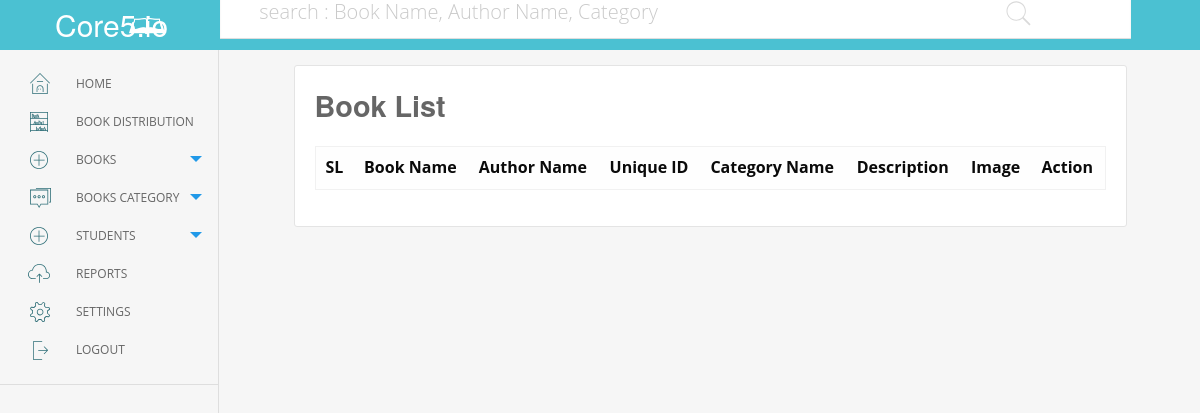
Before: /book_list/ with the older database file.
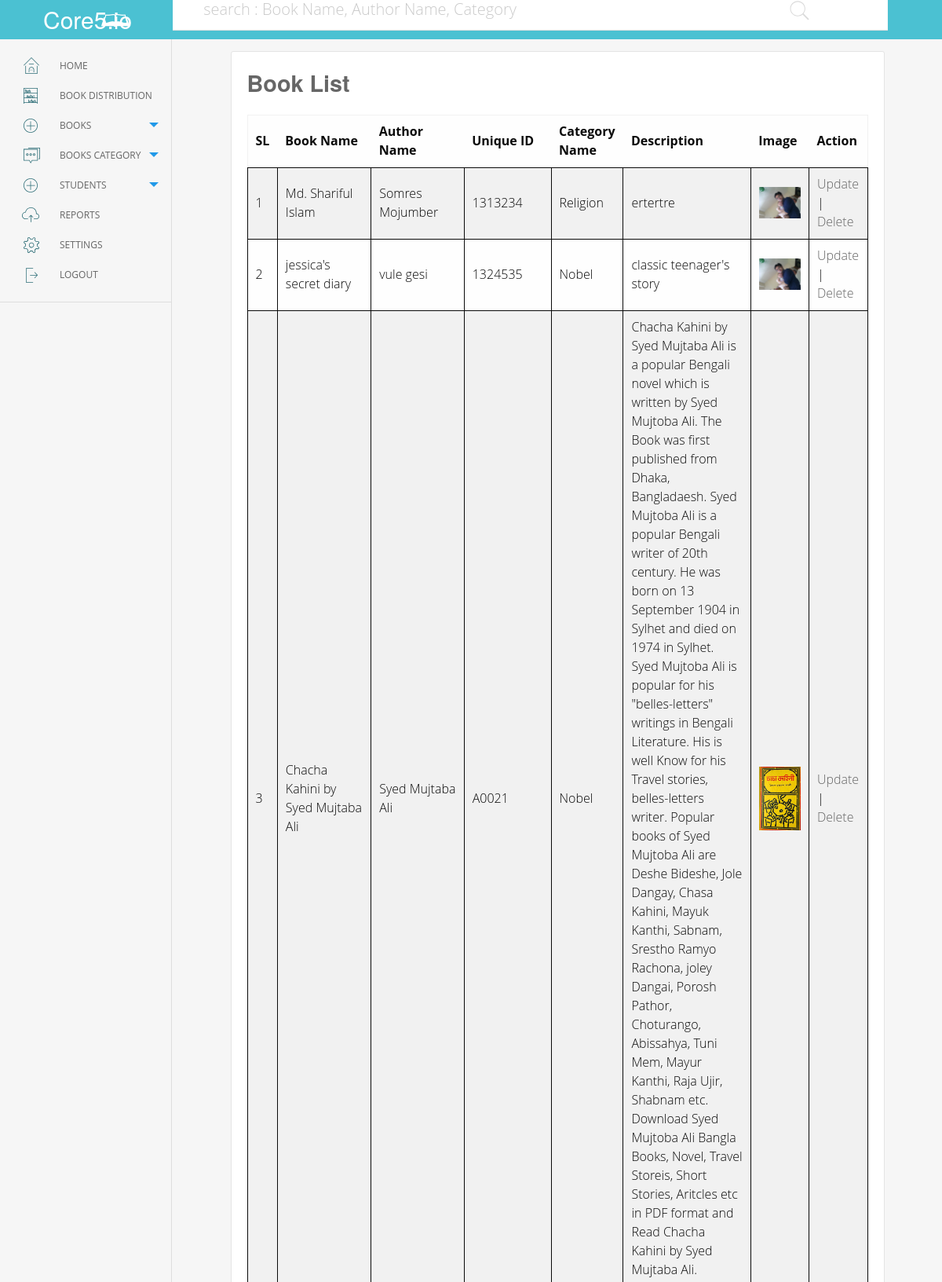
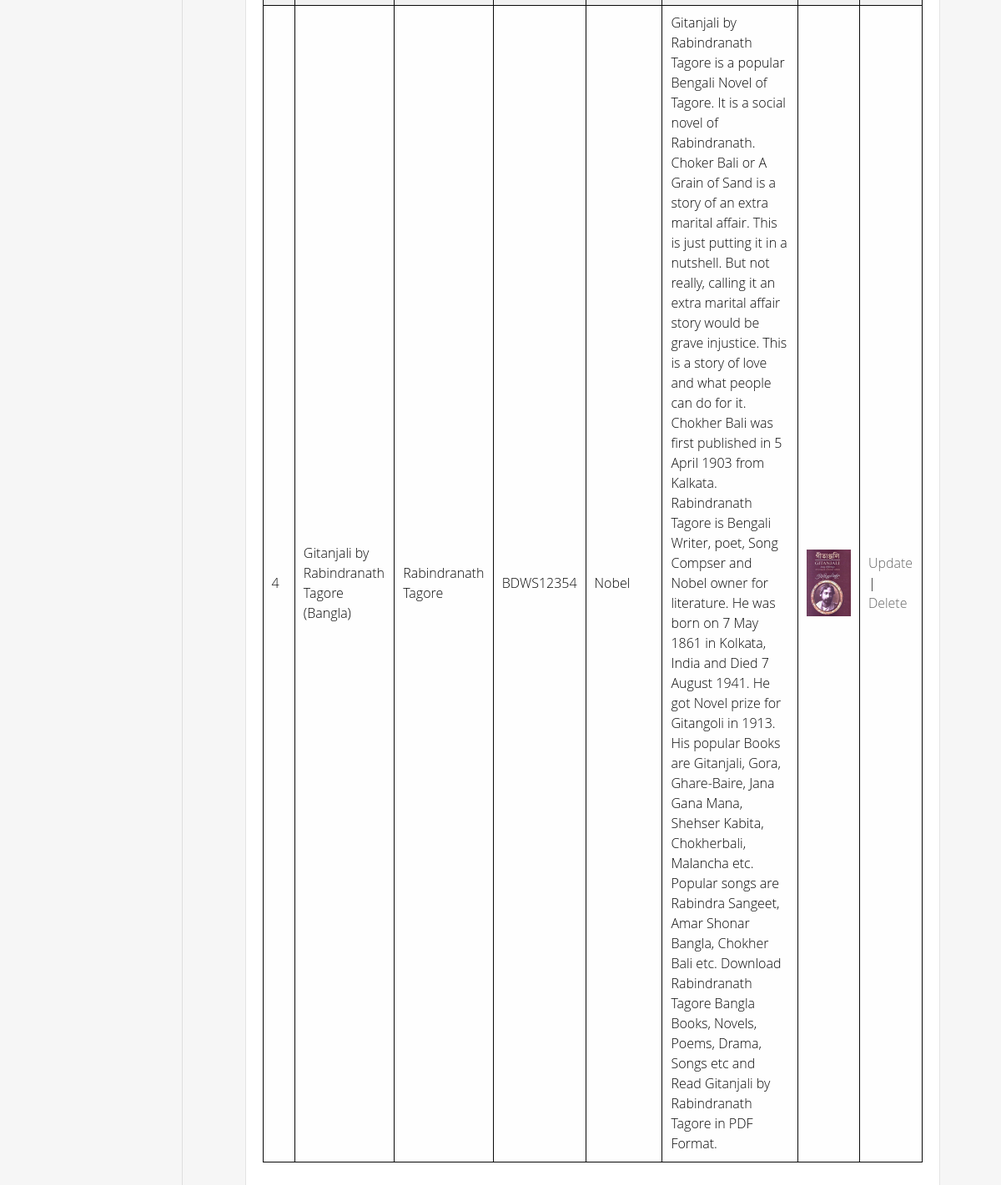
After: the same page with the newer database file (2 pictures, top to bottom).
### apps/models.py (models this page shows, shortened)
class AddBook(models.Model):
    book_name = models.CharField(max_length=45)
    author_name = models.CharField(max_length=45)
    unique_no = models.CharField(max_length=45, null=True, blank=True, unique=True)
    category_name = models.ForeignKey(Category)
    description = models.TextField()
    image = models.ImageField(upload_to='images/', blank=True)

class Category(models.Model):
    name = models.CharField(max_length=45)
    def __str__(self):
        return self.name

### apps/views.py (the view)
# urls.py: url(r'^book_list/$', views.book_list, name="book_list"),
def book_list(request):
    query_set = AddBook.objects.all()
    context = {
        "object_all": query_set,
    }
    return render(request, '301book_list.html', context)

### apps/templates/301book_list.html (shortened to what this page needs)
{% extends 'base.html' %}
{% load static %}
{% block content %}
<div id="books_add" class="full_box">
    <h2>Book List</h2>
  <div class="dda_container" id="search_main">
    <table style="width: 100%;">
      <tr>
        <th>SL</th>
        <th>Book Name</th>
        <th>Author Name</th>
        <th>Unique ID</th>
        <th>Category Name</th>
        <th>Description</th>
        <th>Image</th>
        <th>Action</th>
      </tr>
        {% for obj in object_all %}
          <tr>
            <td>{{ obj.id }}</td>
            <td>{{ obj.book_name }}</td>
            <td>{{ obj.author_name }}</td>
            <td>{{ obj.unique_no }}</td>
            <td>{{ obj.category_name }}</td>
            <td>{{ obj.description }}</td>
            <td><img src="{{ MEDIA_URL }}{{ obj.image.url }}"></td>
            <td><a href="#" class="update">Update</a> | <a href="#" class="del">Delete</a></td>
          </tr>
        {% endfor %}
    </table>
  </div>
</div>
{% endblock content %}

### templates/base.html (shortened to what this page needs)
{% load staticfiles %}
<!DOCTYPE html>
<html>
<head>
<link href='{% static 'css/chosen.min.css' %}' rel='stylesheet' type='text/css'>
<link href='{% static 'css/foundation.css' %}' rel='stylesheet' type='text/css'>
<link href='{% static 'css/library.css' %}' rel='stylesheet' type='text/css' media="screen">
<link href='{% static 'css/mobile.css' %}' rel='stylesheet' type='text/css' media="screen">
<link href='{% static 'css/mobile.css' %}' rel='stylesheet' type='text/css' media="print">
<link href='{% static 'css/app.css' %}' rel='stylesheet' type='text/css' media="print">
<link rel="stylesheet" type="text/css" href="{% static 'css/custom.css' %}">
</head>
<body class="">
<div class="fw-wrapper">
<div id="first-sidebar">
	<header id="lib_header"><h1 class="lib_title"><a href="{% url 'dashboard' %}">Core5.io</a></h1></header>
	<div class="nav-wrap">
		<nav class="first">
			<ul class="vertical menu" data-accordion-menu>
				<li id="menu-home"><a href="{% url 'dashboard' %}">Home</a></li>
				<li id="menu-add-library"><a href="{% url 'book_distribution' %}">Book Distribution</a></li>
				<li id="menu-add-items"><a href="#">Books</a>
                </li>
				<li id="menu-contact"><a href="#">Books Category</a>
                </li>
				<li id="menu-add-items"><a href="#">Students</a>
                </li>
				<li id="menu-publish"><a href="{% url 'revenue_month_report' %}">Reports</a></li>
				<li id="menu-settings"><a href="{% url 'settings' %}">Settings</a></li>
				<li id="menu-logout"><a href="#">LogOut</a></li>
			</ul>
		</nav>
	</div>
</div>
	<article id="library_page" class="mid-wrapper">
		<div class="mid-header">
			<div id="library_search">
				<input type="text" placeholder="search : Book Name, Author Name, Category" name="search_local" id="search_local" value="" class="">
			</div>
		</div>
		<div class="inner-wrapper">
            {% block content %} {% endblock content %}
		</div>
	</article>
	</div>
</body>
</html>

### apps/static/css/custom.css (style rules this page uses)
td { border: 1px solid; padding: 6px 7px 5px; }

Changed rows visible on the page:
added AddBook: id "1", book_name "Md. Shariful Islam", author_name "Somres Mojumber", unique_no "1313234", category_name "Religion", description "ertertre", image (picture)
added AddBook: id "2", book_name "jessica's secret diary", author_name "vule gesi", unique_no "1324535", category_name "Nobel", description "classic teenager's story", image (picture)
added AddBook: id "3", book_name "Chacha Kahini by Syed Mujtaba Ali", author_name "Syed Mujtaba Ali", unique_no "A0021", category_name "Nobel", description "Chacha Kahini by Syed Mujtaba Ali is a popular Bengali novel which is written by Syed Mujtoba Ali. The Book was first published from Dhaka, Bangladaesh. Syed Mujtoba Ali is a popular Bengali writer of 20th century. He was born on 13 September 1904 in Sylhet and died on 1974 in Sylhet. Syed Mujtoba Ali is popular for his \"belles-letters\" writings in Bengali Literature. His is well Know for his Travel stories, belles-letters writer. Popular books of Syed Mujtoba Ali are Deshe Bideshe, Jole Dangay, Chasa Kahini, Mayuk Kanthi, Sabnam, Srestho Ramyo Rachona, joley Dangai, Porosh Pathor, Choturango, Abissahya, Tuni Mem, Mayur Kanthi, Raja Ujir, Shabnam etc. Download Syed Mujtoba Ali Bangla Books,…", image (picture)
added AddBook: id "4", book_name "Gitanjali by Rabindranath Tagore (Bangla)", author_name "Rabindranath Tagore", unique_no "BDWS12354", category_name "Nobel", description "Gitanjali by Rabindranath Tagore is a popular Bengali Novel of Tagore. It is a social novel of Rabindranath. Choker Bali or A Grain of Sand is a story of an extra marital affair. This is just putting it in a nutshell. But not really, calling it an extra marital affair story would be grave injustice. This is a story of love and what people can do for it. Chokher Bali was first published in 5 April 1903 from Kalkata. Rabindranath Tagore is Bengali Writer, poet, Song Compser and Nobel owner for literature. He was born on 7 May 1861 in Kolkata, India and Died 7 August 1941. He got Novel prize for Gitangoli in 1913. His popular Books are Gitanjali, Gora, Ghare-Baire, Jana Gana Mana, Shehser…", image (picture)
